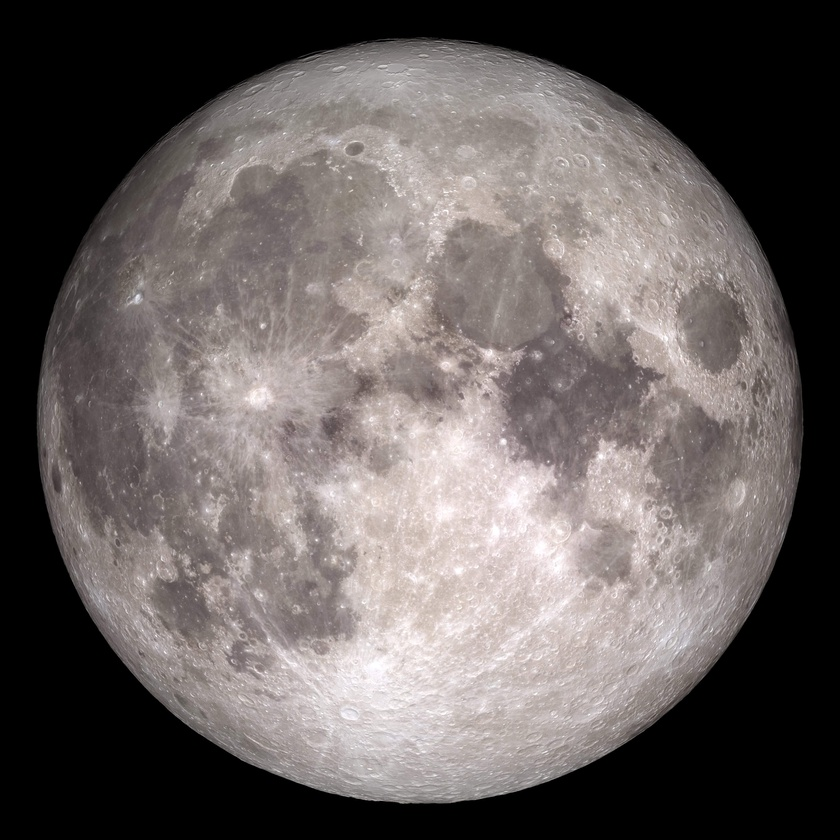
#> input picture Image_Processing/Mathematical_Morphology/Bottom_Hat/Input/Image.jpg, 840 x 840 px, shrunk from 3240 x 3240 before the run
$ python Bottom_Hat.py
#> lines starting #> are read from the running program, lines starting #| are printed output that depends on the picture
import cv2
import numpy as np
import os

# Pasta de entrada e saída
input_folder = 'Input'
output_folder = 'Output'

# Certifique-se de que a pasta de saída existe
if not os.path.exists(output_folder):
    os.makedirs(output_folder)

# Carregar a imagem de entrada
input_image_path = os.path.join(input_folder, 'Image.jpg')
input_image = cv2.imread(input_image_path, cv2.IMREAD_GRAYSCALE)
#> input_image: shape (840, 840); min 0, max 255, mean 98.2

# Definir um kernel (elemento estruturante)
kernel = np.ones((5, 5), np.uint8)

# Realizar o fechamento
closing = cv2.morphologyEx(input_image, cv2.MORPH_CLOSE, kernel)
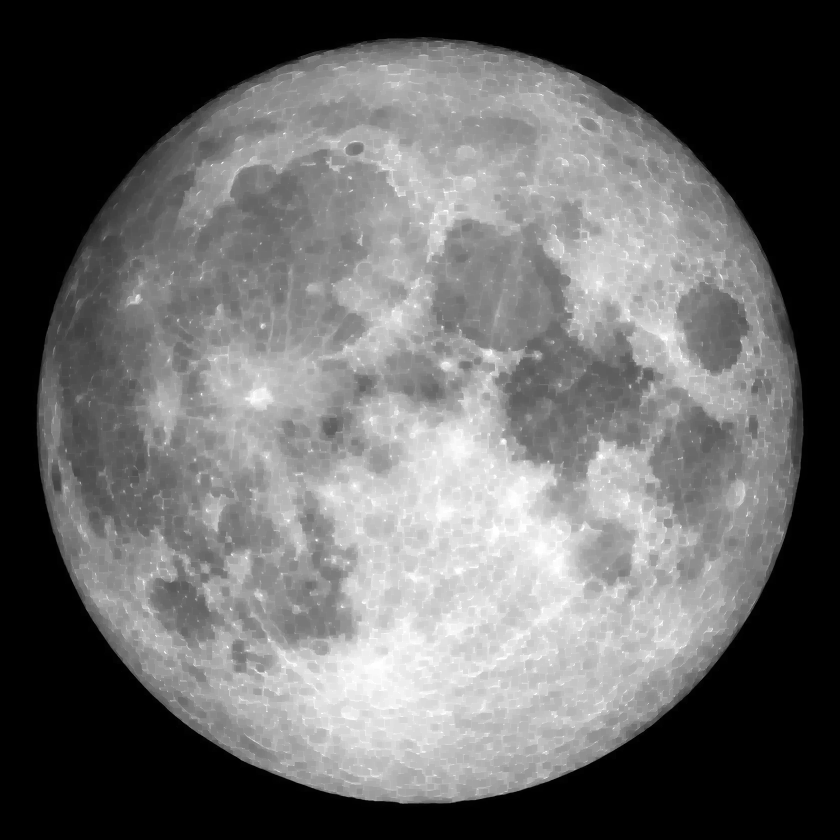
#> closing: shape (840, 840); min 0, max 255, mean 103.1

# Calcular o Bottom Hat (diferença entre o fechamento e a imagem original)
bottom_hat = cv2.subtract(closing, input_image)
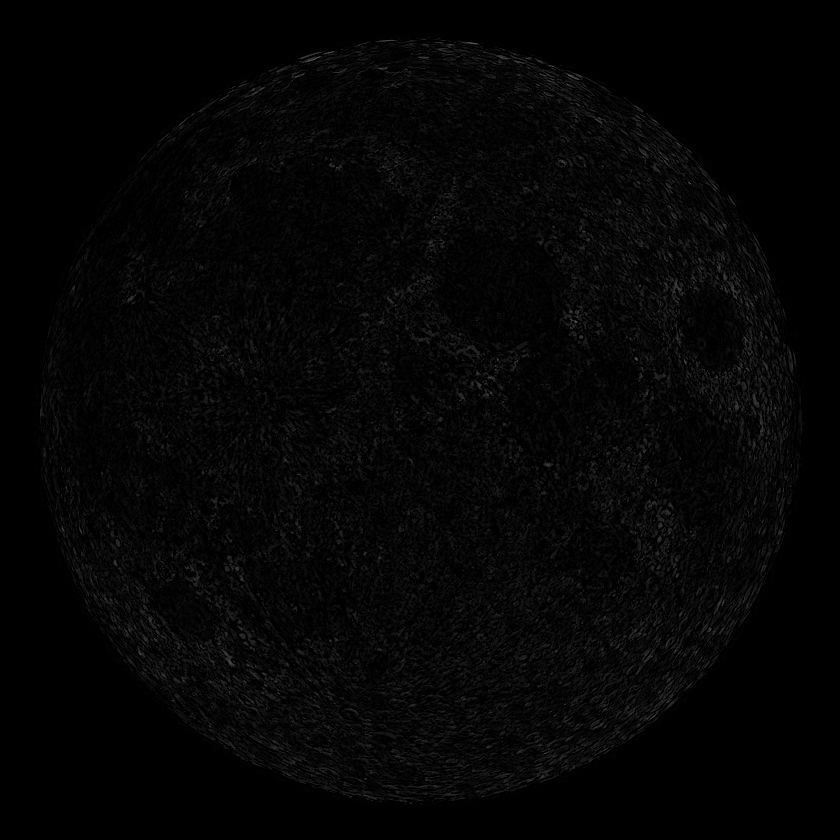
#> bottom_hat: shape (840, 840); min 0, max 93, mean 4.8

# Caminhos de saída
closing_output_path = os.path.join(output_folder, 'Closing_Image.jpg')
bottom_hat_output_path = os.path.join(output_folder, 'Bottom_Hat_Image.jpg')

# Salvar as imagens resultantes
cv2.imwrite(closing_output_path, closing)
cv2.imwrite(bottom_hat_output_path, bottom_hat)

# Aguardar até que uma tecla seja pressionada e fechar janelas
cv2.waitKey(0)
cv2.destroyAllWindows()
